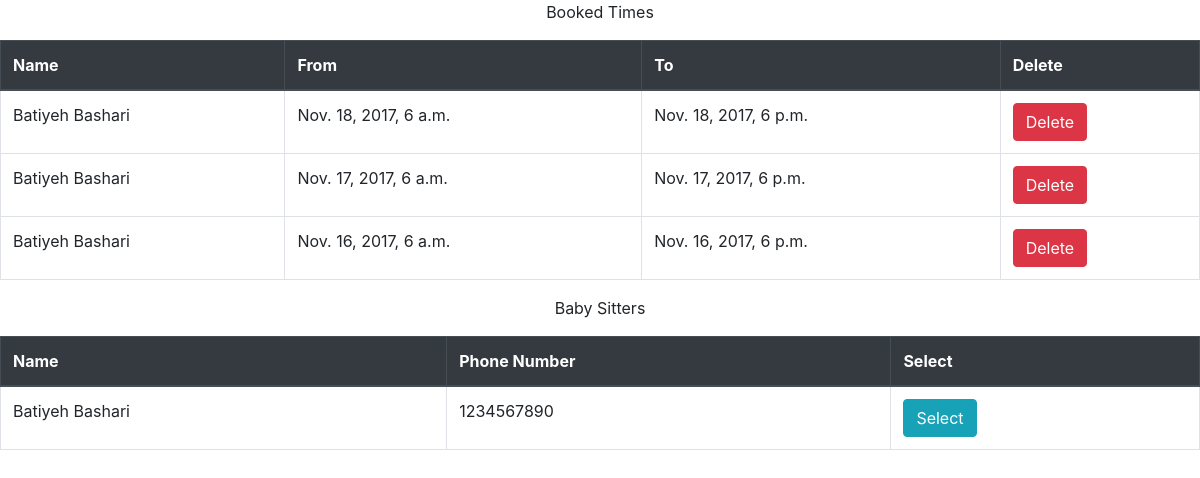
Page /accounts/profile/ (signed in) on the earlier database version.
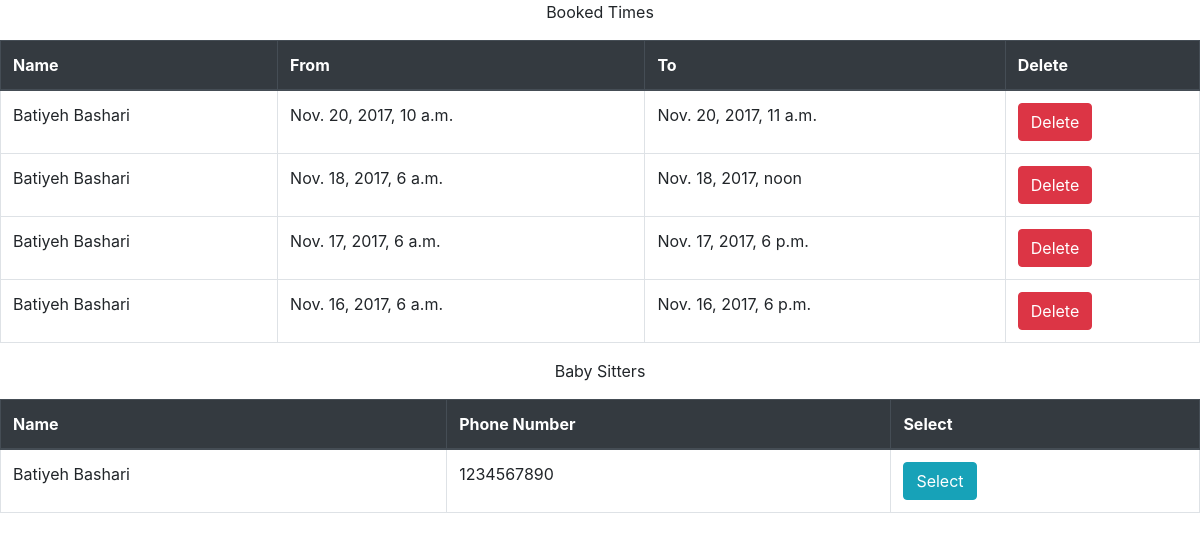
Same page on the later database version.
### booking/models.py (models this page shows, shortened)
class BookedTime(models.Model):
    family = models.ForeignKey(Family)
    baby_sitter = models.ForeignKey(BabySitter)
    start_time = models.DateTimeField()
    end_time = models.DateTimeField()
    class Meta:
        ordering = ['-start_time']

class BabySitter(models.Model):
    user = models.OneToOneField(User, primary_key=True)
    phone_number = models.CharField(null=True, max_length=10, blank=True, help_text='4168804341')
    def __str__(self):
        return self.user.get_full_name()
    class Meta:
        permissions = (
            ("baby_sitter", "Can add availabilities"),
        )

### booking/views.py (the view)
# urls.py: url(r'^accounts/profile/$', views.index, name='index'),
@login_required(login_url='/login/')
def index(request):
    if request and request.user:
        if request.user.has_perm('booking.baby_sitter'):
            baby_sitter = BabySitter.objects.get(user=request.user)
            booked_times = BookedTime.objects.filter(baby_sitter=baby_sitter)
            availabilities = Availability.objects.filter(baby_sitter=baby_sitter)
            context = {'bookings': booked_times, 'availabilities': availabilities}
            return render(request, 'babySitterAccount.html', context)
        elif request.user.has_perm('booking.family'):
            family = Family.objects.get(user=request.user)
            booked_times = BookedTime.objects.filter(family=family)
            baby_sitters = BabySitter.objects.all()
            context = {'bookings': booked_times, 'baby_sitters': baby_sitters}
            return render(request, 'familyAccount.html', context)
    return HttpResponse("Hello, world. You're at the booking index.")

### booking/templates/familyAccount.html (shortened to what this page needs)
{% extends "base.html" %}
{% block content %}
<p class="text-center">Booked Times</p>
<table class="table table-bordered table-hover">
    <thead class="thead-dark">
        <tr>
          <th scope="col" class="info">Name</th>
          <th scope="col" class="info">From</th>
          <th scope="col" class="info">To</th>
          <th scope="col" class="info">Delete</th>
        </tr>
    </thead>
    <tbody>
        {% if bookings %}
            {% for booking in bookings %}
                <tr class="info">
                    <td scope="row" class="info">{{booking.baby_sitter}}</td>
                    <td scope="row" class="info">{{booking.start_time}}</td>
                    <td scope="row" class="info">{{booking.end_time}}</td>
                    <td scope="row" class="info">
                        <form method="post" action="/deleteBooking/">
                            <button type="submit" id="booking-{{booking.id}}" class="btn btn-danger">Delete</button>
                        </form>
                    </td>
                </tr>
            {% endfor %}
        {% endif %}
    </tbody>
</table>
<p class="text-center">Baby Sitters</p>
<table class="table table-bordered table-hover">
    <thead class="thead-dark">
        <tr>
          <th scope="col" class="info">Name</th>
          <th scope="col" class="info">Phone Number</th>
          <th scope="col" class="info">Select</th>
        </tr>
    </thead>
    <tbody>
        {% if baby_sitters %}
            {% for baby_sitter in baby_sitters %}
                <tr class="info">
                    <td scope="row" class="info">{{baby_sitter}} </td>
                    <td scope="row" class="info">{{baby_sitter.phone_number}}</td>
                    <td scope="row" class="info">
                        <form method="get" action="/checkAvailability/">
                            <button type="submit" id="baby_sitter-{{baby_sitter.user.id}}" class="btn btn-info">Select</button>
                        </form>
                    </td>
                </tr>
            {% endfor %}
        {% endif %}
    </tbody>
</table>
{% endblock %}

Differences in the rows shown:
removed BookedTime: baby_sitter "Batiyeh Bashari", start_time "Nov. 18, 2017, 6 a.m.", end_time "Nov. 18, 2017, 6 p.m."
added BookedTime: baby_sitter "Batiyeh Bashari", start_time "Nov. 20, 2017, 10 a.m.", end_time "Nov. 20, 2017, 11 a.m."
added BookedTime: baby_sitter "Batiyeh Bashari", start_time "Nov. 18, 2017, 6 a.m.", end_time "Nov. 18, 2017, noon"
